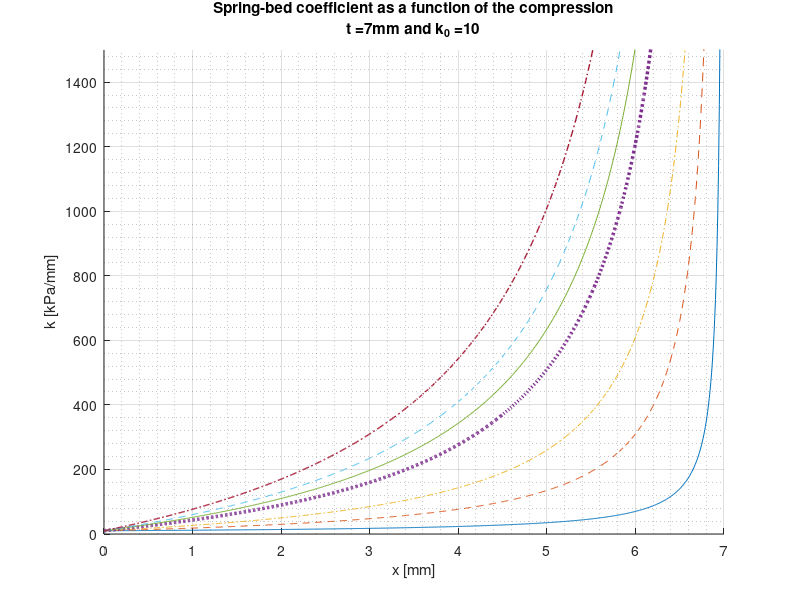

This chart was generated by the following MATLAB code: (Note: this script raises an error after producing the figure.)
clc;clear;
k0 = 10;
t = 7;
%q = 0.259; 
f = @(x,c) k0 + k0 * c*x ./ (t-x) ;
c=[1,5,10,20,25,30,40];
x = linspace(0,7,800);

for i=1:7
F(i,:)=f(x,c(i));
end 



%ax = gca;
%ax.XAxisLocation = 'origin';
%ax.YAxisLocation = 'origin';
figure()
hold on
plot(x,F(1,:),'-',x,F(2,:),'--',x,F(3,:),'-.',x,F(4,:),':', 'LineWidth', 2.5)
plot(x,F(5,:),'-',x,F(6,:),'--',x,F(7,:),'-.','LineWidth', 1)
grid minor
grid on
ylim([0,1500])
ylabel('k [kPa/mm]')
xlabel('x [mm]')
title({['Spring-bed coefficient as a function of the compression'] ['t =' num2str(t) 'mm and k_0 =' num2str(k0)]})
lgd = legend(string(c),'Location','northwest');
title(lgd, 'c');
hold off

%%%%%%%%%%%%%%%555
%plot different k0
clear;clc;

c=15.2;
t = 7;
%q = 0.259; 
f1 = @(x,k0) k0 + k0 * c*x ./ (t-x) ;
k0 = [0.01,0.1,1,5.9,10,15];
x = linspace(0,7,800);

for i=1:4
F1(i,:)=f1(x,k0(i));
end 
figure()
plot(x,F1(1,:),'-',x,F1(2,:),'--',x,F1(3,:),'-.',x,F1(4,:),':', 'LineWidth', 2)
grid minor
grid on
ylim([0,1500])
ylabel('k [kPa/mm]')
xlabel('x [mm]')
title({['Spring-bed coefficient as a function of the compression'] ['t =' num2str(t) 'mm and c =' num2str(c)]})
lgd = legend(string(k0),'Location','northwest');
title(lgd, 'k_0');
